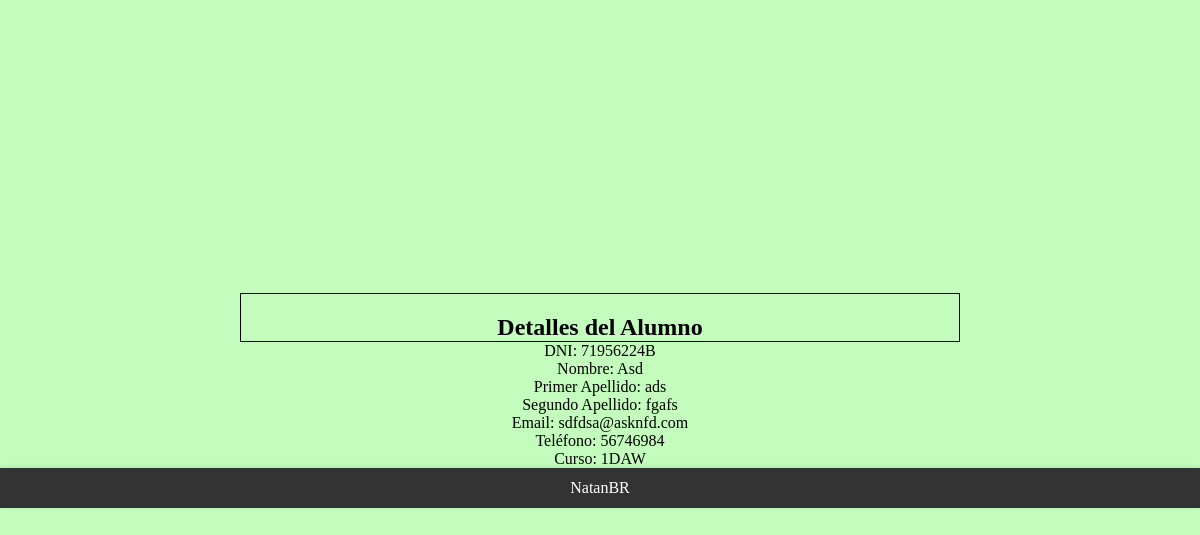
Page /practica_navidad/PDO_proyectos/CRUD/read/detalles_alumno.php?id=7 (signed in) on the committed database.
### tables this page shows
CREATE TABLE `alumnos` (
  `id_alumno` int(11) NOT NULL AUTO_INCREMENT,
  `dni` varchar(100) NOT NULL,
  `nombre` varchar(100) NOT NULL,
  `apellido1` varchar(100) NOT NULL,
  `apellido2` varchar(100) DEFAULT NULL,
  `email` varchar(100) DEFAULT NULL,
  `telefono` varchar(100) DEFAULT NULL,
  `curso` varchar(100) DEFAULT NULL,
  PRIMARY KEY (`id_alumno`),
  UNIQUE KEY `alumnos_dni` (`dni`)
);

### practica_navidad/conexion/conexionPDO.php (called while the page is built, shortened)
<?php
    function filtrado($data) {
        $data = trim($data);
        $data = stripslashes($data);
        $data = htmlspecialchars($data);
        return $data;
    }
?>

### practica_navidad/PDO_proyectos/CRUD/read/detalles_alumno.php (the view, shortened to what this page needs)
<?php
include('../../../includes/encabezado.php');
include('../../../conexion/conexionPDO.php');
if (isset($_GET['id'])) {
    $id = filtrado($_GET['id']);
    $conexion = obtenerConexion();
    if ($conexion) {
        try {
            $sql = "SELECT * FROM alumnos WHERE id_alumno = :id";
            $stmt = $conexion -> prepare($sql);
            $stmt -> bindParam(':id', $id);
            $stmt -> execute();
            $alumno = $stmt -> fetch(PDO::FETCH_ASSOC);
            if ($alumno) {
                echo "<h2>Detalles del Alumno</h2>";
                echo "<p>DNI: " . htmlspecialchars($alumno['dni']) . "</p>";
                echo "<p>Nombre: " . htmlspecialchars($alumno['nombre']) . "</p>";
                echo "<p>Primer Apellido: " . htmlspecialchars($alumno['apellido1']) . "</p>";
                echo "<p>Segundo Apellido: " . htmlspecialchars($alumno['apellido2']) . "</p>";
                echo "<p>Email: " . htmlspecialchars($alumno['email']) . "</p>";
                echo "<p>Teléfono: " . htmlspecialchars($alumno['telefono']) . "</p>";
                echo "<p>Curso: " . htmlspecialchars($alumno['curso']) . "</p>";
            } else {
                echo "Alumno no encontrado.";
            }
        } catch (PDOException $e) {
            echo "Error al obtener los detalles del alumno: " . $e -> getMessage();
        }
    } else {
        echo "Error en la conexión a la base de datos.";
    }
} else {
    echo "ID de alumno no proporcionado.";
}
include('../../../includes/pie.php');
?>

### practica_navidad/css/styles.css (style rules this page uses)
* { margin: 0px; padding: 0px; box-sizing: border-box; }
body { display: flex; flex-direction: column; justify-content: center; align-items: center; height: 100vh; background-color: rgb(195, 252, 188); }
h2 { display: flex; align-items: center; justify-content: center; padding-top: 20px; border: 1px solid black; width: 60%; }

### rows in the picture
alumnos: dni "71956224B", nombre "Asd", apellido1 "ads", apellido2 "fgafs", email "sdfdsa@asknfd.com", telefono "56746984", curso "1DAW"
